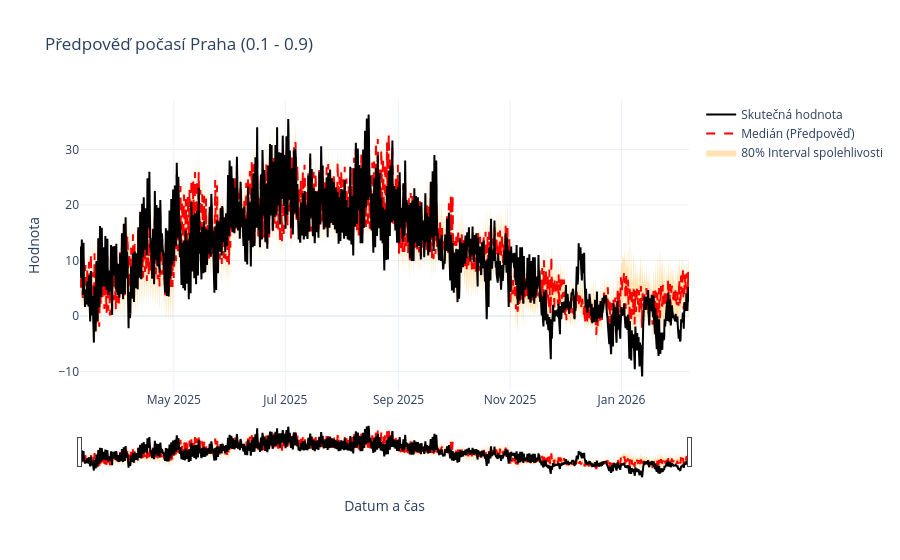

Notebook cell for this chart:
### Code cell
# Nejdříve vytáhneme časové údaje, které odpovídají tvým testovacím datům
# iloc[y_test.index] zajistí, že časy budou přesně sedět na ty řádky, které model předpovídal
time_test = df['time'].loc[y_test.index] 

# Teď už můžeš volat funkci, protože time_test už existuje
fig = plot_quantile_predictions(
    y_true=y_test, 
    predictions=preds, 
    time_index=time_test, 
    low_q=0.1, 
    high_q=0.9, 
    title="Předpověď počasí Praha"
)

fig.show()

### Figure 1 — Plotly figure (JSON) as saved in the notebook; plotly's stock layout.template omitted (floating-point values rounded to 4 significant figures; data arrays with more than 128 entries replaced by an {"elided": "..."} marker saying what was removed)
{"data": [{"line": {"width": 0}, "mode": "lines", "name": "Q0.1", "showlegend": false, "type": "scatter", "x": {"elided": "8000 str values"}, "y": {"elided": "8000 float values"}}, {"fill": "tonexty", "fillcolor": "rgba(255, 165, 0, 0.3)", "line": {"width": 0}, "mode": "lines", "name": "80% Interval spolehlivosti", "type": "scatter", "x": {"elided": "8000 str values"}, "y": {"elided": "8000 float values"}}, {"line": {"color": "red", "dash": "dash"}, "mode": "lines", "name": "Medián (Předpověď)", "type": "scatter", "x": {"elided": "8000 str values"}, "y": {"elided": "8000 float values"}}, {"line": {"color": "black", "width": 2}, "mode": "lines", "name": "Skutečná hodnota", "type": "scatter", "x": {"elided": "8000 str values"}, "y": {"elided": "8000 float values"}}], "layout": {"hovermode": "x unified", "title": {"text": "Předpověď počasí Praha (0.1 - 0.9)"}, "xaxis": {"rangeslider": {"visible": true}, "title": {"text": "Datum a čas"}}, "yaxis": {"title": {"text": "Hodnota"}}}}
